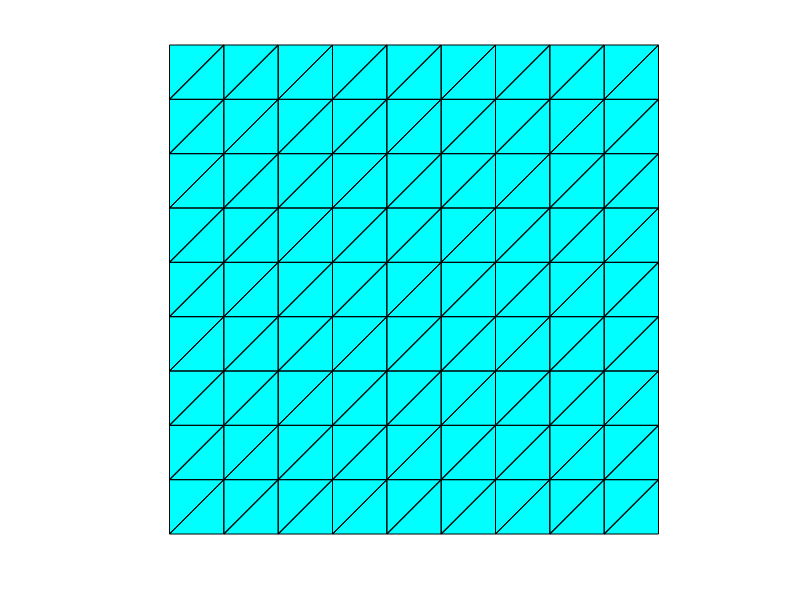
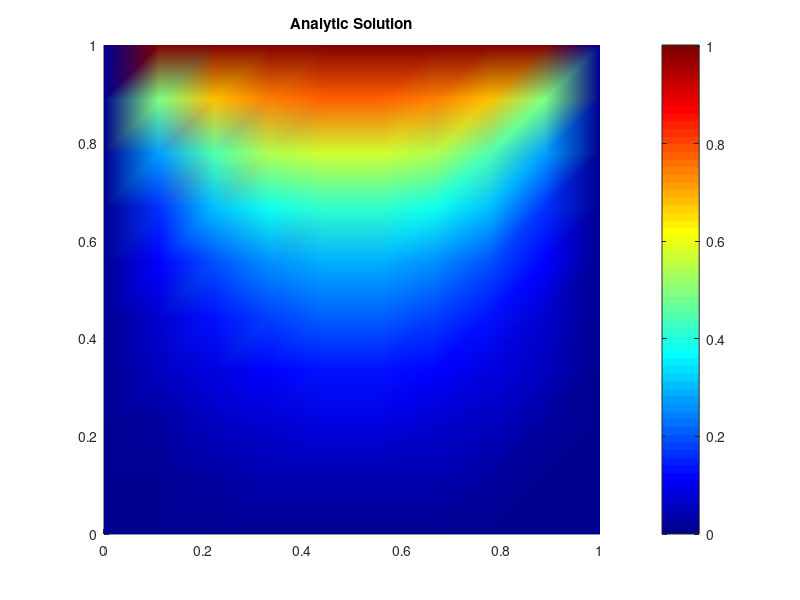
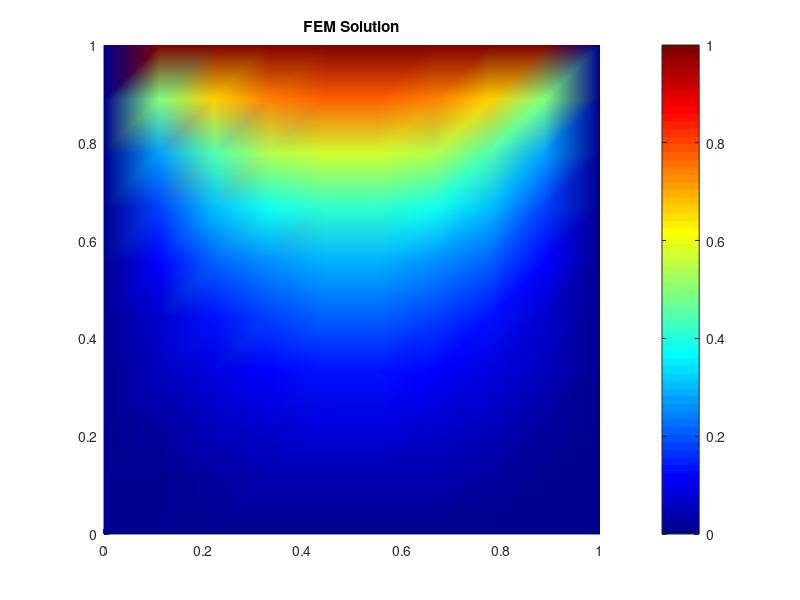

Source code (MATLAB) for these figures, in order: (Note: this script raises an error after producing the figures.)
clc;
clear;
close all;

V0 = 1;
W = 1;
H = 1;

Nx = 10;
Ny = 10;

dx = W/(Nx-1);
dy = H/(Ny-1);

% allocate memory for mesh nodes & connectivity list
p = zeros(2,Nx*Ny);
cl = zeros(3,2*(Nx-1)*(Ny-1));

index = 0;
for i = 1:Ny
    y = ((i-1)*H)/(Ny-1);
    for j = 1:Nx
        x = ((j-1)*W)/(Nx-1);
        index = index + 1;
        p([1,2],index) = [x,y];
    end
end

index = 0;
for i = 1:Ny-1
    for j = 1:Nx-1
        index1 = j + (i-1)*Nx;
        index2 = index1 + 1;
        index3 = index2 + Nx;
        index4 = index1 + Nx;
        index = index + 1;
        cl(:,index) = [index1; index3; index4];
        index = index + 1;
        cl(:,index) = [index1; index2; index3];
    end
end

patch('faces',cl','vertices',p','facecolor','c','edgecolor','k')
axis off equal

% Analytic solution
Vex = zeros(Nx*Ny,1);

for k = 1:100
    Vex = Vex + (sin((2*k-1)*pi*p(1,:)'/W).*sinh((2*k-1)*pi*p(2,:)'/W))...
        ./((2*k-1)*sinh((2*k-1)*pi*H/W));
    % sinh -> inf as k -> 110, stopped infinite summation at k = 100
end
Vex = Vex*4*V0/pi;

figure;
patch('faces',cl','vertices',p','edgecolor','none','facecolor','interp','facevertexcdata',Vex)
colorbar
colormap('jet')
title("Analytic Solution")


% allocate memory for stiffness matrix and load vector
% using sparse matrix
Ne = size(cl,2);
Nn = Nx*Ny;
IndexI = zeros(9,Ne);
IndexJ = zeros(9,Ne);
valK = zeros(9,Ne);
f = zeros(Nn,1);
Ae = dx*dy/2; % area of every element is the same

x13 = p(1,cl(1,:)) - p(1,cl(3,:));
x31 = -x13;
x23 = p(1,cl(2,:)) - p(1,cl(3,:));
x32 = -x23;
x12 = p(1,cl(1,:)) - p(1,cl(2,:));
x21 = -x12;
y12 = p(2,cl(1,:)) - p(2,cl(2,:));
y21 = -y12;
y23 = p(2,cl(2,:)) - p(2,cl(3,:));
y32 = -y23;
y31 = p(2,cl(3,:)) - p(2,cl(1,:));
y13 = -y31;

% M11
IndexI(1,:) = cl(1,:);
IndexJ(1,:) = cl(1,:);
valK(1,:) = (-1./(4*Ae)).*(y23.^2 + x32.^2);

% M21
IndexI(2,:) = cl(2,:);
IndexJ(2,:) = cl(1,:);
valK(2,:) = (-1./(4*Ae)).*(y23.*y31 + x32.*x13);

% M12
IndexI(4,:) = cl(1,:);
IndexJ(4,:) = cl(2,:);
valK(4,:) = valK(2,:);

% M31
IndexI(3,:) = cl(3,:);
IndexJ(3,:) = cl(1,:);
valK(3,:) = (-1./(4*Ae)).*(y23.*y12 + x32.*x21);

% M13
IndexI(7,:) = cl(1,:);
IndexJ(7,:) = cl(3,:);
valK(7,:) = valK(3,:);

% M22
IndexI(5,:) = cl(2,:);
IndexJ(5,:) = cl(2,:);
valK(5,:) = (-1./(4*Ae)).*(y31.^2 + x13.^2);

% M33
IndexI(9,:) = cl(3,:);
IndexJ(9,:) = cl(3,:);
valK(9,:) = (-1./(4*Ae)).*(y12.^2 + x21.^2);

% M32
IndexI(6,:) = cl(3,:);
IndexJ(6,:) = cl(2,:);
valK(6,:) = (-1./(4*Ae)).*(y31.*y12 + x13.*x21);

% M23
IndexI(8,:) = cl(2,:);
IndexJ(8,:) = cl(3,:);
valK(8,:) = valK(6,:);

% stiffness matrix
K = sparse(IndexI,IndexJ,valK);

% imposing Dirichlet boundary conditions
% top points
index = Nx*(Ny-1)+1:Nx*Ny;
K(index,:) = 0;
for i = index
    K(i,i) = 1;
end
% f(index) = V0*sin(pi*p(1,index));
f(index) = V0;

% bottom index
index = abs(p(2,:) - 0) < 1e-6;
index = bitor(index,abs(p(1,:) - 0) < 1e-6);
index = bitor(index,abs(p(1,:) - W) < 1e-6);
tmp = 1:Nn;
index = tmp(index);
K(index,:) = 0;
for i = index
    K(i,i) = 1;
end
f(index) = 0; % should this be there?

% solving system of equations
V = K\f;

figure;
patch('faces',cl','vertices',p','edgecolor','none','facecolor','interp',...
    'facevertexcdata',V,'edgecolor','none')
colorbar
colormap('jet')
title("FEM Solution")

figure;
index = 11:Nx:Nx*Ny+1;
plot(linspace(0,1,length(index)),Vex(fliplr(index)),'r')
hold on
plot(linspace(0,1,length(index)),V(fliplr(index)),'b')
hold off
